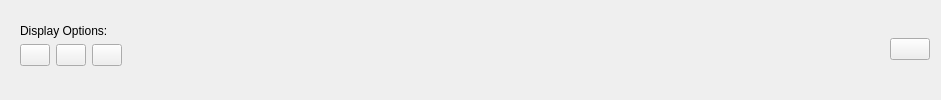
      <widget class="QWidget" name="tab_4">
       <attribute name="title">
        <string>Camera Views</string>
       </attribute>
       <layout class="QGridLayout" name="gridLayout">
        <item row="0" column="0">
         <widget class="QWidget" name="widget_CamOptions" native="true">
          <property name="sizePolicy">
           <sizepolicy hsizetype="Minimum" vsizetype="Minimum">
            <horstretch>0</horstretch>
            <verstretch>0</verstretch>
           </sizepolicy>
          </property>
          <property name="maximumSize">
           <size>
            <width>270</width>
            <height>75</height>
           </size>
          </property>
          <layout class="QGridLayout" name="gridLayout_10">
           <property name="topMargin">
            <number>0</number>
           </property>
           <item row="1" column="1">
            <widget class="QPushButton" name="mainCameraButton">
             <property name="sizePolicy">
              <sizepolicy hsizetype="Minimum" vsizetype="Minimum">
               <horstretch>0</horstretch>
               <verstretch>0</verstretch>
              </sizepolicy>
             </property>
             <property name="maximumSize">
              <size>
               <width>30</width>
               <height>30</height>
              </size>
             </property>
             <property name="text">
              <string/>
             </property>
             <property name="icon">
              <iconset resource="resources/images.qrc">
               <normaloff>:/images/images/multiplecameraview.png</normaloff>:/images/images/multiplecameraview.png</iconset>
             </property>
             <property name="iconSize">
              <size>
               <width>70</width>
               <height>35</height>
              </size>
             </property>
            </widget>
           </item>
           <item row="1" column="2">
            <widget class="QPushButton" name="fourCameraButton">
             <property name="sizePolicy">
              <sizepolicy hsizetype="Minimum" vsizetype="Minimum">
               <horstretch>0</horstretch>
               <verstretch>0</verstretch>
              </sizepolicy>
             </property>
             <property name="maximumSize">
              <size>
               <width>30</width>
               <height>30</height>
              </size>
             </property>
             <property name="text">
              <string/>
             </property>
             <property name="icon">
              <iconset resource="resources/images.qrc">
               <normaloff>:/images/images/ic_view_stream_24px.png</normaloff>:/images/images/ic_view_stream_24px.png</iconset>
             </property>
             <property name="iconSize">
              <size>
               <width>40</width>
               <height>40</height>
              </size>
             </property>
            </widget>
           </item>
           <item row="0" column="0" colspan="3">
            <widget class="QLabel" name="labelDisplayOptions">
             <property name="text">
              <string>Display Options:</string>
             </property>
            </widget>
           </item>
           <item row="1" column="0">
            <widget class="QPushButton" name="oneCameraButton">
             <property name="sizePolicy">
              <sizepolicy hsizetype="Minimum" vsizetype="Minimum">
               <horstretch>0</horstretch>
               <verstretch>0</verstretch>
              </sizepolicy>
             </property>
             <property name="maximumSize">
              <size>
               <width>30</width>
               <height>30</height>
              </size>
             </property>
             <property name="text">
              <string/>
             </property>
             <property name="icon">
              <iconset resource="resources/images.qrc">
               <normaloff>:/images/images/ic_image_24px.svg</normaloff>:/images/images/ic_image_24px.svg</iconset>
             </property>
             <property name="iconSize">
              <size>
               <width>25</width>
               <height>25</height>
              </size>
             </property>
            </widget>
           </item>
          </layout>
         </widget>
        </item>
        <item row="0" column="1">
         <spacer name="horizontalSpacer">
          <property name="orientation">
           <enum>Qt::Horizontal</enum>
          </property>
          <property name="sizeHint" stdset="0">
           <size>
            <width>747</width>
            <height>20</height>
           </size>
          </property>
         </spacer>
        </item>
        <item row="0" column="2">
         <widget class="QPushButton" name="saveImageButton">
          <property name="text">
           <string/>
          </property>
          <property name="icon">
           <iconset resource="resources/images.qrc">
            <normaloff>:/images/images/ .svg</normaloff>:/images/images/ .svg</iconset>
          </property>
         </widget>
        </item>
        <item row="1" column="0" colspan="3">
         <layout class="QGridLayout" name="gridCamera">
          <property name="spacing">
           <number>0</number>
          </property>
         </layout>
        </item>
       </layout>
      </widget>
